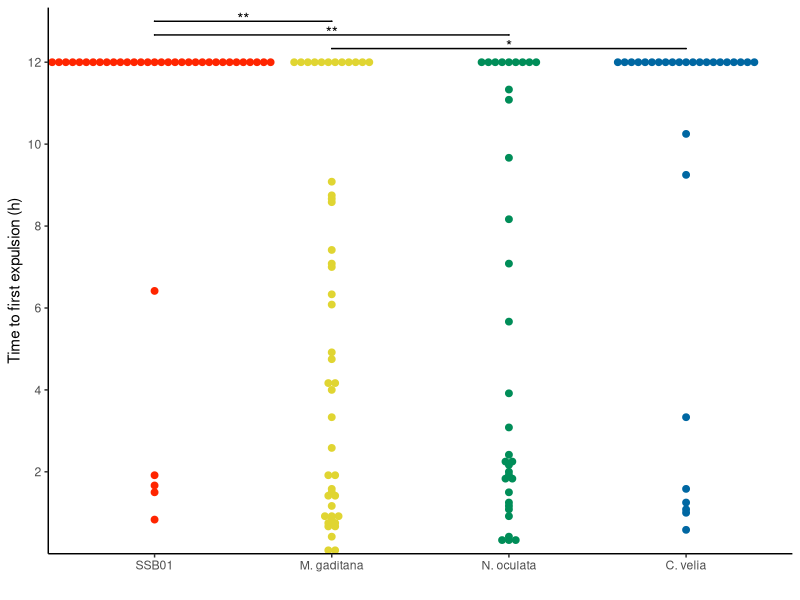
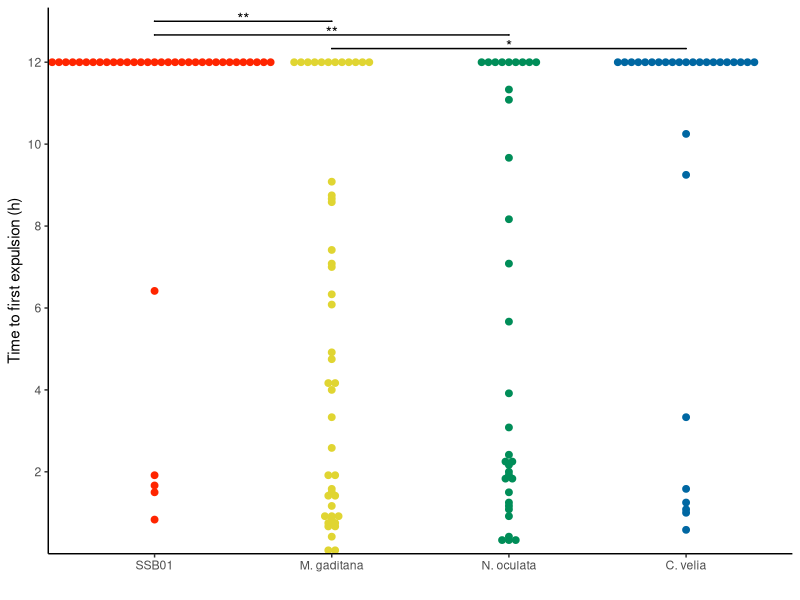

These charts were generated, in order, by the following R code:
## ---- chunk 1
library(readxl) 
library(lubridate)
library(mgcv)
library(ggplot2)
library(ggsignif)
library(readr)
library(emmeans)
library(tidyr)
library(plyr)
library(dplyr)
## ---- chunk 2
#load in raw data
dat <- data.frame(read_csv("2d+e_data.csv"))
head(dat)
## ---- chunk 3
#clean up raw data
dat$Algae <- factor(dat$Algae, levels= c("SSB01", "M. gaditana", "N. oculata", "C. velia"))
dat$Well_ID <- factor(dat$Well_ID)
dat$Treatment <- factor(dat$Treatment)
dat$Repeat.Date. <- factor(as.character(dat$Repeat.Date.))
dat$Expulsion <- ifelse(dat$Time_to_first_expulsion<720,1,0)
head(dat)
## ---- chunk 4
#model data with generalized linear mixed modes  
mod <- gam(Time_to_first_expulsion ~ Algae + s(Well_ID, bs="re"),data=dat,family=nb())
S <- summary(mod)$p.table
S
## ---- chunk 5
#model pairwise comparison (Tukey)
mod.emm.s <-  emmeans(mod, "Algae")
pairwise <- data.frame(pairs(mod.emm.s))
pairwise$label <- ifelse(pairwise$p.value < 0.001, "***",ifelse(pairwise$p.value < 0.01, "**",ifelse(pairwise$p.value < 0.05, "*","" )))
pairwise <- pairwise %>%  separate(contrast, c("start", "end"), " - ")
head(pairwise)
write_csv(pairwise, "2e_pairwise.csv")
## ---- chunk 6
#clean up results for graph
result <- data.frame(mod.emm.s)
results <- data.frame(Algae=result$Algae)
#Transform data (linkfunction)
results$mean<- exp(result$emmean)
results$down <- exp(result$lower.CL)
results$up <- exp(result$upper.CL)
head(results)
write_csv(results, "2e_summary.csv")
## ---- chunk 7
# prepair for geom_signif
signi <- data.frame(start = factor(pairwise$start))
signi$end <- factor(pairwise$end)
signi$label <- factor(pairwise$label)
signi <- filter(signi, label != "")
signi$y <- seq(780, length.out=nrow(signi), by=-20)
signi
## ---- chunk 8
#Plot graph
formatter60 <- function(x){
x/60
}
P1 <- ggplot() +
  geom_dotplot(data = dat, aes(x=Algae, y=Time_to_first_expulsion, color = Algae, fill = Algae), binwidth=5,binaxis = "y", stackdir = "center", dotsize = 2, size=5, show.legend = FALSE)+
  scale_color_manual(breaks = c("SSB01", "M. gaditana", "N. oculata", "C. velia"),
  values=c("#FF2500","#E0D532","#008D58","#0067A2")) +
  scale_fill_manual(breaks = c("SSB01", "M. gaditana", "N. oculata", "C. velia"),
  values=c("#FF2500","#E0D532","#008D58","#0067A2")) +
  theme_classic() + 
  labs(x = "", y = "Time to first expulsion (h)") +
  geom_signif(data = signi , aes(xmin = start, xmax = end, annotations = label, y_position = y),  tip_length = 0, textsize = 4, vjust = 0.75, manual = TRUE) +
  scale_y_continuous(expand = c(0, 0), limits = c(0,800), labels = formatter60, breaks=c(120,240,360,480,600,720))
plot(P1)
ggsave("Figure_2e.pdf",width=16,height=11,units="cm")
## ---- chunk 9
# get n count per treatment
ndat <- ddply(dat, c("Algae", "Treatment", "Repeat.Date."), summarise,
               N    = length(Larvae))
n_Figure <-  ddply(ndat, c("Algae", "Treatment"), summarise,
               N    = length(Repeat.Date.))
n_Figure
write_csv(n_Figure, "2e_n.csv")
